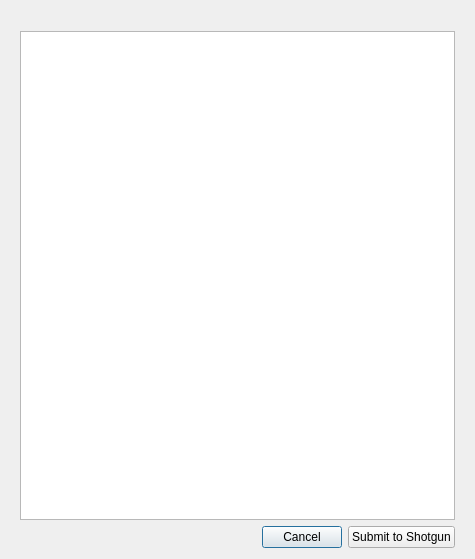
<?xml version="1.0" encoding="UTF-8"?>
<ui version="4.0">
 <class>Dialog</class>
 <widget class="QDialog" name="Dialog">
  <property name="geometry">
   <rect>
    <x>0</x>
    <y>0</y>
    <width>475</width>
    <height>559</height>
   </rect>
  </property>
  <property name="windowTitle">
   <string>Submit to Shotgun</string>
  </property>
  <layout class="QVBoxLayout" name="verticalLayout">
   <property name="leftMargin">
    <number>20</number>
   </property>
   <property name="rightMargin">
    <number>20</number>
   </property>
   <item>
    <widget class="QLabel" name="label">
     <property name="text">
      <string/>
     </property>
     <property name="pixmap">
      <pixmap resource="resources.qrc">:/tk-flame-review/ui_splash.png</pixmap>
     </property>
    </widget>
   </item>
   <item>
    <widget class="QPlainTextEdit" name="comments">
     <property name="minimumSize">
      <size>
       <width>300</width>
       <height>100</height>
      </size>
     </property>
    </widget>
   </item>
   <item>
    <layout class="QHBoxLayout" name="horizontalLayout">
     <item>
      <spacer name="horizontalSpacer">
       <property name="orientation">
        <enum>Qt::Horizontal</enum>
       </property>
       <property name="sizeHint" stdset="0">
        <size>
         <width>368</width>
         <height>20</height>
        </size>
       </property>
      </spacer>
     </item>
     <item>
      <widget class="QPushButton" name="cancel">
       <property name="text">
        <string>Cancel</string>
       </property>
      </widget>
     </item>
     <item>
      <widget class="QPushButton" name="submit">
       <property name="text">
        <string>Submit to Shotgun</string>
       </property>
      </widget>
     </item>
    </layout>
   </item>
  </layout>
  <zorder>comments</zorder>
  <zorder>label</zorder>
 </widget>
 <resources>
  <include location="resources.qrc"/>
 </resources>
 <connections/>
</ui>
